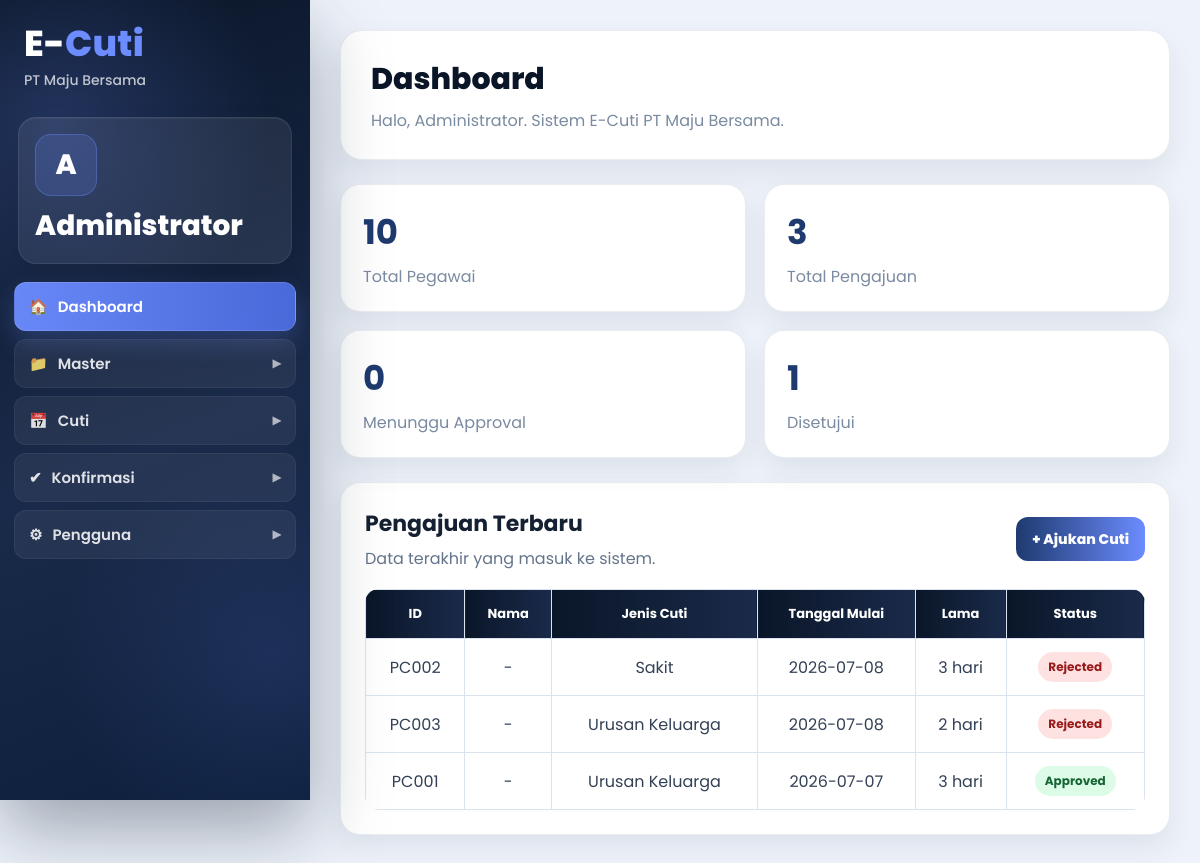
Screenshot of /dashboard/index.php (signed in) with the database file from the repository.
### tables this page shows
CREATE TABLE `pengajuancuti` (
  `idpengajuancuti` varchar(10) NOT NULL,
  `nik` varchar(20) NOT NULL,
  `idcuti` varchar(10) NOT NULL,
  `tanggalpengajuan` date NOT NULL,
  `tanggalmulai` date NOT NULL,
  `lamacuti` int(11) NOT NULL,
  `alasancuti` varchar(100) NOT NULL,
  `status` varchar(15) NOT NULL DEFAULT 'Pending',
  PRIMARY KEY (`idpengajuancuti`)
);

CREATE TABLE `jeniscuti` (
  `idcuti` varchar(5) NOT NULL,
  `jeniscuti` varchar(30) NOT NULL,
  PRIMARY KEY (`idcuti`)
);

### dashboard/index.php (the view, shortened to what this page needs)
<?php
require '../function/koneksi.php';
$username = $_SESSION['username'];
$isAdmin  = ($username === 'admin');
function hitung($connect, $sql) {
    $q = mysqli_query($connect, $sql);
    return $q ? mysqli_num_rows($q) : 0;
}
$whereUser = mysqli_real_escape_string($connect, $username);
$totalPegawai   = hitung($connect, 'SELECT * FROM karyawan');
$totalPengajuan = $isAdmin ? hitung($connect, 'SELECT * FROM pengajuancuti') : hitung($connect, "SELECT * FROM pengajuancuti WHERE nik='$whereUser'");
$totalPending   = $isAdmin ? hitung($connect, "SELECT * FROM pengajuancuti WHERE LOWER(status)='pending'") : hitung($connect, "SELECT * FROM pengajuancuti WHERE nik='$whereUser' AND LOWER(status)='pending'");
$totalApproved  = $isAdmin ? hitung($connect, "SELECT * FROM pengajuancuti WHERE LOWER(status) IN ('approved','approve','success','diterima')") : hitung($connect, "SELECT * FROM pengajuancuti WHERE nik='$whereUser' AND LOWER(status) IN ('approved','approve','success','diterima')");
$recentSql = $isAdmin
    ? "SELECT p.*, k.nama, j.jeniscuti FROM pengajuancuti p LEFT JOIN karyawan k ON p.nik=k.nik LEFT JOIN jeniscuti j ON p.idcuti=j.idcuti ORDER BY p.tanggalpengajuan DESC LIMIT 8"
    : "SELECT p.*, k.nama, j.jeniscuti FROM pengajuancuti p LEFT JOIN karyawan k ON p.nik=k.nik LEFT JOIN jeniscuti j ON p.idcuti=j.idcuti WHERE p.nik='$whereUser' ORDER BY p.tanggalpengajuan DESC LIMIT 8";
$recent = mysqli_query($connect, $recentSql);
?>
<!doctype html>
<html lang="id">
<head>
</head>
<body>
<?php include '../function/sidebar.php'; ?>
<main class="content">
    <section class="ec-page-header">
        <h1>Dashboard</h1>
        <p>Halo, <?php echo htmlspecialchars($nama); ?>. Sistem E-Cuti PT Maju Bersama.</p>
    </section>
    <section class="ec-grid<?php echo $isAdmin ? ' ec-grid-4' : ''; ?>">
        <?php if ($isAdmin): ?>
        <div class="ec-card ec-stat">
            <h2><?php echo $totalPegawai; ?></h2>
            <p>Total Pegawai</p>
        </div>
        <?php endif; ?>
        <div class="ec-card ec-stat">
            <h2><?php echo $totalPengajuan; ?></h2>
            <p>Total Pengajuan</p>
        </div>
        <div class="ec-card ec-stat">
            <h2><?php echo $totalPending; ?></h2>
            <p>Menunggu Approval</p>
        </div>
        <div class="ec-card ec-stat">
            <h2><?php echo $totalApproved; ?></h2>
            <p>Disetujui</p>
        </div>
    </section>
    <section class="ec-card" style="padding:24px;">
        <div class="ec-toolbar">
            <div>
                <h2 style="margin:0;font-size:22px;">Pengajuan Terbaru</h2>
                <p style="margin:6px 0 0;color:#64748b;">Data terakhir yang masuk ke sistem.</p>
            </div>
            <a class="ec-btn ec-btn-primary" href="../pengajuancuti/">+ Ajukan Cuti</a>
        </div>
        <div class="ec-table-wrap">
            <table class="ec-table">
                <thead>
                    <tr>
                        <th>ID</th>
                        <th>Nama</th>
                        <th>Jenis Cuti</th>
                        <th>Tanggal Mulai</th>
                        <th>Lama</th>
                        <th>Status</th>
                    </tr>
                </thead>
                <tbody>
                <?php if ($recent && mysqli_num_rows($recent) > 0): ?>
                    <?php while ($row = mysqli_fetch_assoc($recent)): ?>
                    <?php
                        $status = $row['status'] ?: 'Pending';
                        $class = in_array($status, ['Approved','Success','Diterima','DITERIMA'], true) ? 'success' : ($status === 'Rejected' ? 'danger' : 'warning');
                    ?>
                    <tr>
                        <td><?php echo htmlspecialchars($row['idpengajuancuti']); ?></td>
                        <td><?php echo htmlspecialchars($row['nama'] ?: '-'); ?></td>
                        <td><?php echo htmlspecialchars($row['jeniscuti'] ?: $row['idcuti']); ?></td>
                        <td><?php echo htmlspecialchars($row['tanggalmulai']); ?></td>
                        <td><?php echo htmlspecialchars($row['lamacuti']); ?> hari</td>
                        <td><span class="ec-badge <?php echo $class; ?>"><?php echo htmlspecialchars($status); ?></span></td>
                    </tr>
                    <?php endwhile; ?>
                <?php else: ?>
                    <tr><td colspan="6" style="text-align:center;color:#64748b;">Belum ada data pengajuan.</td></tr>
                <?php endif; ?>
                </tbody>
            </table>
        </div>
    </section>
</main>
</body>
</html>

### function/sidebar.php (shortened to what this page needs)
<?php
$nama     = $_SESSION['nama'] ?? $_SESSION['username'] ?? 'User';
$username = $_SESSION['username'] ?? '-';
if ($username === 'admin') {
    $nama = 'Administrator';
}
$current  = trim(str_replace('\\', '/', dirname($_SERVER['PHP_SELF'] ?? '')), '/');
$isAdmin  = ($username === 'admin');
$isApprover = $isAdmin;
function sidebar_active($needle, $current) {
    return strpos($current, trim($needle, '/')) !== false ? ' active' : '';
}
function sidebar_group_open($items, $current) {
    return '';
}
?>
<aside class="sidebar">
    <div class="logo">
        <div class="brand-name">E-<span>Cuti</span></div>
        <p class="brand-subtitle">PT Maju Bersama</p>
    </div>
    <div class="profile">
        <div class="profile-circle"><?php echo htmlspecialchars(strtoupper(substr($nama, 0, 1))); ?></div>
        <h3><?php echo htmlspecialchars($nama); ?></h3>
    </div>
    <ul class="menu">
        <li>
            <a class="single-link<?php echo sidebar_active('dashboard', $current); ?>" href="../dashboard/">
                <span class="left">🏠 <span>Dashboard</span></span>
            </a>
        </li>
        <?php if ($isAdmin): ?>
        <li class="menu-section<?php echo sidebar_group_open(['karyawan','jeniscuti'], $current); ?>">
            <a href="#" class="menu-head">
                <span class="left">📁 <span>Master</span></span>
                <span class="chevron">▶</span>
            </a>
        </li>
        <?php endif; ?>
        <li class="menu-section<?php echo sidebar_group_open(['pengajuancuti','cekpengajuancuti','jadwalcuti','sisacuti'], $current); ?>">
            <a href="#" class="menu-head">
                <span class="left">📅 <span>Cuti</span></span>
                <span class="chevron">▶</span>
            </a>
        </li>
        <?php if ($isApprover): ?>
        <li class="menu-section<?php echo sidebar_group_open(['approval','proses','cetak.php'], $current); ?>">
            <a href="#" class="menu-head">
                <span class="left">✔ <span>Konfirmasi</span></span>
                <span class="chevron">▶</span>
            </a>
        </li>
        <?php endif; ?>
        <li class="menu-section<?php echo sidebar_group_open(['gantipassword'], $current); ?>">
            <a href="#" class="menu-head">
                <span class="left">⚙ <span>Pengguna</span></span>
                <span class="chevron">▶</span>
            </a>
        </li>
    </ul>
</aside>

### rows the page displays
pengajuancuti: idpengajuancuti "PC002", nama "-", idcuti.jeniscuti "Sakit", tanggalmulai "2026-07-08", lamacuti "3", status "Rejected"
pengajuancuti: idpengajuancuti "PC003", nama "-", idcuti.jeniscuti "Urusan Keluarga", tanggalmulai "2026-07-08", lamacuti "2", status "Rejected"
pengajuancuti: idpengajuancuti "PC001", nama "-", idcuti.jeniscuti "Urusan Keluarga", tanggalmulai "2026-07-07", lamacuti "3", status "Approved"

### other values shown
substr($nama, 0, 1) "A"
$nama "Administrator"
$totalPegawai "10"
$totalPengajuan "3"
$totalPending "0"
$totalApproved "1"
